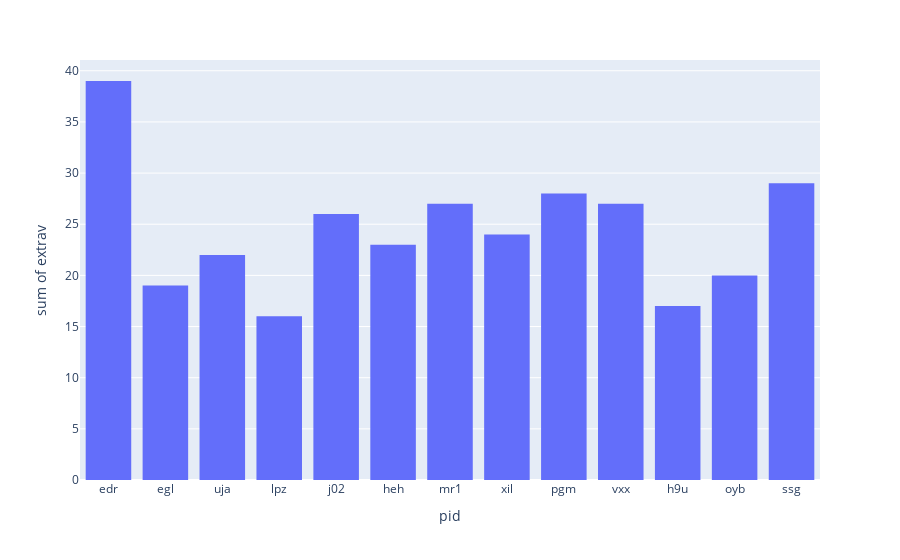

The code cell stored with this chart in its notebook:
### Code cell
# plot the extraversion score for each participant 
fig = px.histogram(scores, x="pid", y='extrav', nbins=20)
fig.show()

### Figure 1 — Plotly figure (JSON) as saved in the notebook; plotly's stock layout.template omitted (floating-point values rounded to 4 significant figures)
{"data": [{"alignmentgroup": "True", "bingroup": "x", "histfunc": "sum", "hovertemplate": "pid=%{x}<br>sum of extrav=%{y}<extra></extra>", "legendgroup": "", "marker": {"color": "#636efa", "pattern": {"shape": ""}}, "name": "", "nbinsx": 20, "offsetgroup": "", "orientation": "v", "showlegend": false, "type": "histogram", "x": ["edr", "egl", "uja", "lpz", "j02", "heh", "mr1", "xil", "pgm", "vxx", "h9u", "oyb", "ssg"], "xaxis": "x", "y": [39, 19, 22, 16, 26, 23, 27, 24, 28, 27, 17, 20, 29], "yaxis": "y"}], "layout": {"barmode": "relative", "legend": {"tracegroupgap": 0}, "margin": {"t": 60}, "xaxis": {"anchor": "y", "domain": [0, 1], "title": {"text": "pid"}}, "yaxis": {"anchor": "x", "domain": [0, 1], "title": {"text": "sum of extrav"}}}}
